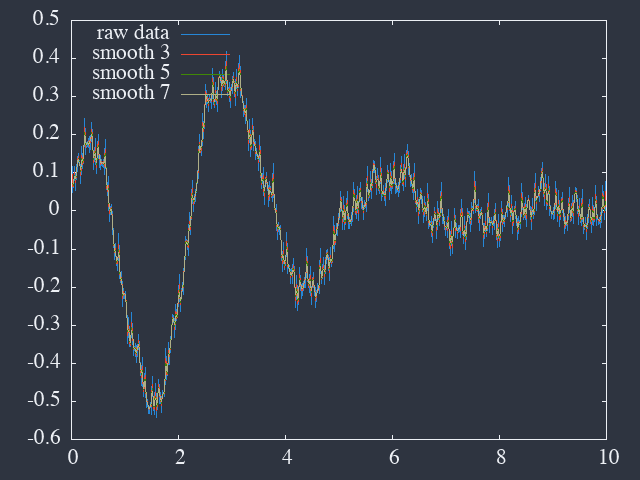

Source code (gnuplot):
set terminal dumb ansi256
set key top left

plot \
     "sim-data.dat" u 1:2 w l title "raw data", \
     for [s = 3:7:2] "sim-data-smooth".s.".dat" u 1:2 w l title "smooth ".s

call '../../scripts/set-png.gp' 'sim-data.png'
